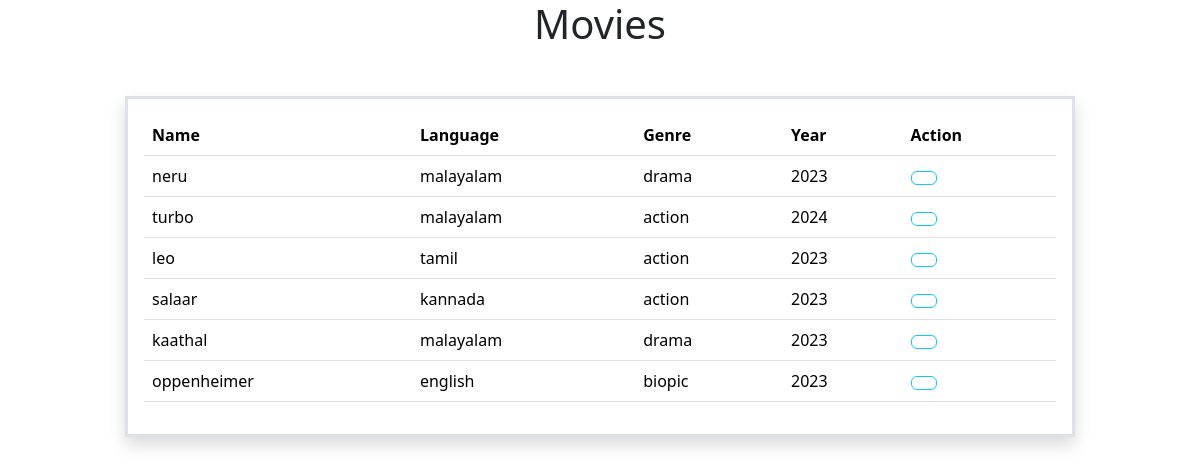
/movies/all/, run on the app's committed database.
### myapp/models.py (models this page shows, shortened)
class Movie(models.Model):
    name=models.CharField(max_length=225,unique=True)
    language=models.CharField(max_length=225)
    run_time=models.PositiveIntegerField()
    genre=models.CharField(max_length=225)
    director=models.CharField(max_length=225)
    actors=models.CharField(max_length=225)
    year=models.PositiveIntegerField()

### myapp/views.py (the view)
# urls.py: path("movies/all/",views.MovieListView.as_view(),name="movie-list"),
class MovieListView(View):
    def get(self,request,*args,**kwargs):
        qs=Movie.objects.all()
        return render(request,"movie_list.html",{"data":qs})

### myapp/templates/movie_list.html (shortened to what this page needs)
<!DOCTYPE html>
<html lang="en">
<head>
    <link href="https://cdn.jsdelivr.net/npm/bootstrap@5.3.2/dist/css/bootstrap.min.css" rel="stylesheet">
</head>
<body>
    <h1 class="text-center">Movies</h1>
        <div class="container mt-5">
            <div class="row">
                <div class="col-1"></div>
                <div class="col-10 p-3 border border-3 shadow">
                    <table class="table ">
                        <tr>
                            <th>Name</th>
                            <th>Language</th>
                            <th>Genre</th>
                            <th>Year</th>
                            <th>Action</th>
                        </tr>
                        {%for m in data%}
                           <tr>
                            <td>{{m.name}}</td>
                            <td>{{m.language}}</td>
                            <td>{{m.genre}}</td>
                            <td>{{m.year}}</td>
                            <td>
                                <a href="" class="btn btn-outline-info"></a>
                            </td>
                           </tr>
                        {%endfor%}
                    </table>
                </div>
                <div class="col-1"></div>
            </div>
        </div>
</body>
</html>

### data on the page
Movie: name "neru", language "malayalam", genre "drama", year "2023"
Movie: name "turbo", language "malayalam", genre "action", year "2024"
Movie: name "leo", language "tamil", genre "action", year "2023"
Movie: name "salaar", language "kannada", genre "action", year "2023"
Movie: name "kaathal", language "malayalam", genre "drama", year "2023"
Movie: name "oppenheimer", language "english", genre "biopic", year "2023"
